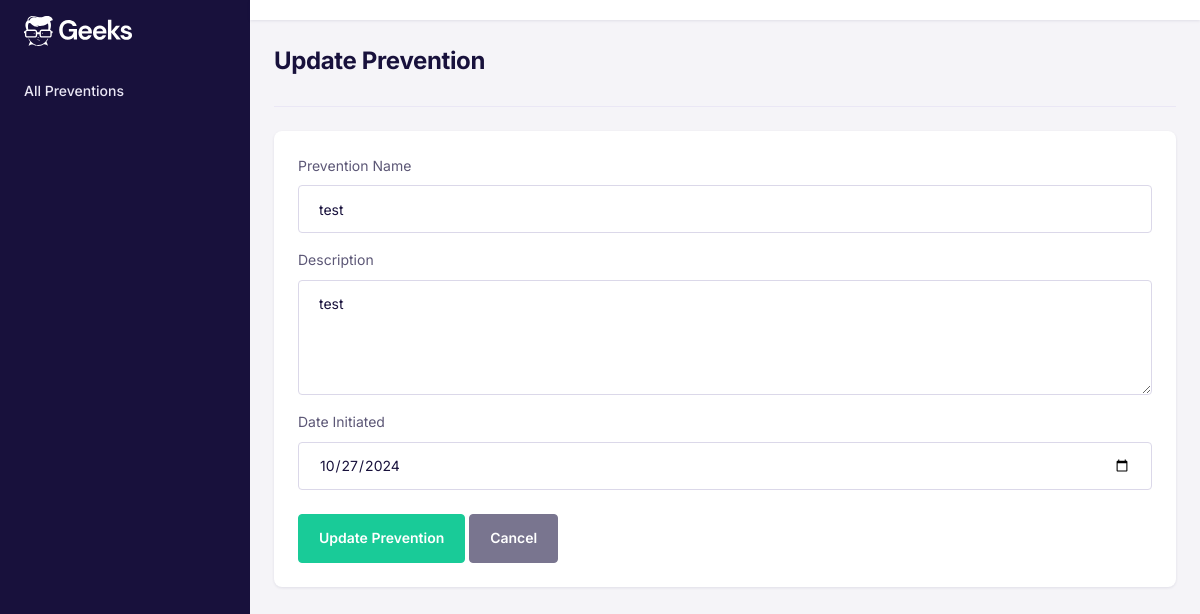
The app's page /preventions/1/edit/ with its own data.
### PreventionApp/models.py (models this page shows, shortened)
class Prevention(models.Model):
    title = models.CharField(max_length=255)
    description = models.TextField()
    date_created = models.DateTimeField(default=timezone.now)

### PreventionApp/views.py (the view)
# urls.py: path('preventions/<int:pk>/edit/', PreventionUpdateView.as_view(), name='prevention_update'),
class PreventionUpdateView(UpdateView):
    model = Prevention
    form_class = PreventionForm
    template_name = 'prevention_update_form.html'  # Separate template for updating Prevention
    success_url = reverse_lazy('prevention_list')

### PreventionApp/forms.py
class PreventionForm(forms.ModelForm):
    class Meta:
        model = Prevention
        fields = ['title', 'description', 'date_created']
        widgets = {
            'title': forms.TextInput(attrs={'class': 'form-control', 'placeholder': 'Prevention Title'}),
            'description': forms.Textarea(attrs={'class': 'form-control', 'placeholder': 'Prevention Description'}),
            'date_created': forms.DateTimeInput(attrs={'class': 'form-control', 'type': 'datetime-local'}),
        }

### PreventionApp/Templates/prevention_update_form.html (shortened to what this page needs)
<!DOCTYPE html>
<html lang="en">
{% load static %}
<head>
    <link rel="stylesheet" href="{% static 'assets/libs/bootstrap/dist/css/bootstrap.min.css' %}">
    <link rel="stylesheet" href="{% static 'assets/css/theme.min.css' %}">
</head>
<body>
    <div id="db-wrapper">
        <nav class="navbar-vertical navbar">
            <div class="nav-scroller">
                <a class="navbar-brand" href="/preventions/">
                    <img src="{% static 'assets/images/brand/logo/logo-inverse.svg' %}" alt="Logo" />
                </a>
                <ul class="navbar-nav flex-column" id="sideNavbar">
                    <li class="nav-item">
                        <a class="nav-link active" href="/preventions/">All Preventions</a>
                    </li>
                </ul>
            </div>
        </nav>
        <div id="page-content">
            <div class="header">
                <nav class="navbar-default navbar navbar-expand-lg">
                </nav>
            </div>
            <div class="container-fluid p-4">
                <div class="row">
                    <div class="col-lg-12 col-md-12 col-12">
                        <div class="border-bottom pb-4 mb-4">
                            <h1 class="mb-1 h2 font-weight-bold">Update Prevention</h1>
                        </div>
                    </div>
                </div>
                <div class="row">
                    <div class="col-lg-12 col-md-12 col-12">
                        <div class="card rounded-lg">
                            <div class="card-body">
                                <form method="POST">
                                    <div class="form-group">
                                        <label for="title">Prevention Name</label>
                                        <input type="text" class="form-control" id="title" name="title" value="{{ prevention.title }}" required>
                                    </div>
                                    <div class="form-group">
                                        <label for="description">Description</label>
                                        <textarea class="form-control" id="description" name="description" rows="4" required>{{ prevention.description }}</textarea>
                                    </div>
                                    <div class="form-group">
                                        <label for="date_created">Date Initiated</label>
                                        <input type="date" class="form-control" id="date_created" name="date_created" value="{{ prevention.date_created|date:"Y-m-d" }}" required>
                                    </div>
                                    <div class="mt-4">
                                        <button type="submit" class="btn btn-success">Update Prevention</button>
                                        <a href="{% url 'prevention_list' %}" class="btn btn-secondary">Cancel</a>
                                    </div>
                                </form>
                            </div>
                        </div>
                    </div>
                </div>
            </div>
        </div>
    </div>
</body>
</html>

### records on screen
Prevention: title "test", description "test", date_created "10/27/2024"
